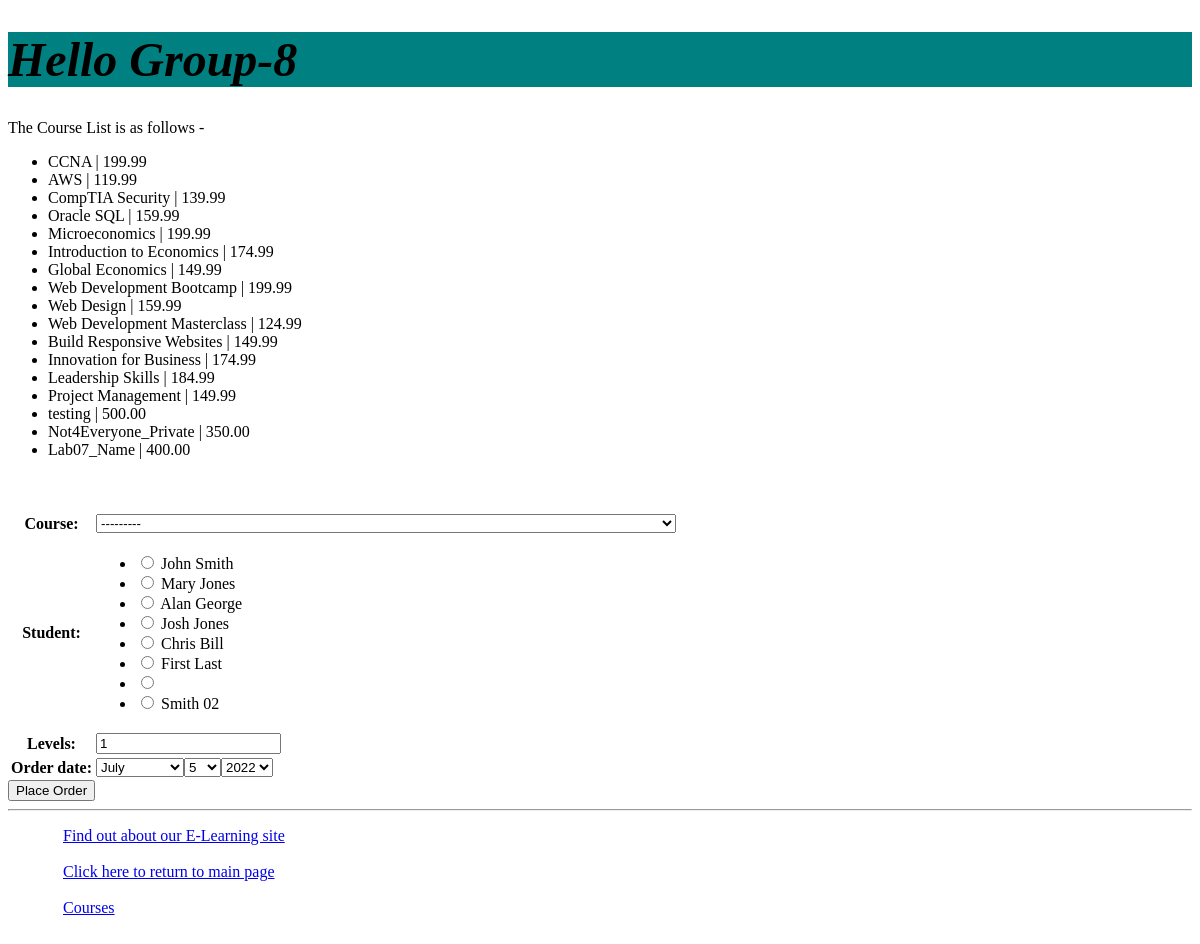
The page /myapp/place_order/ on the database as committed earlier.
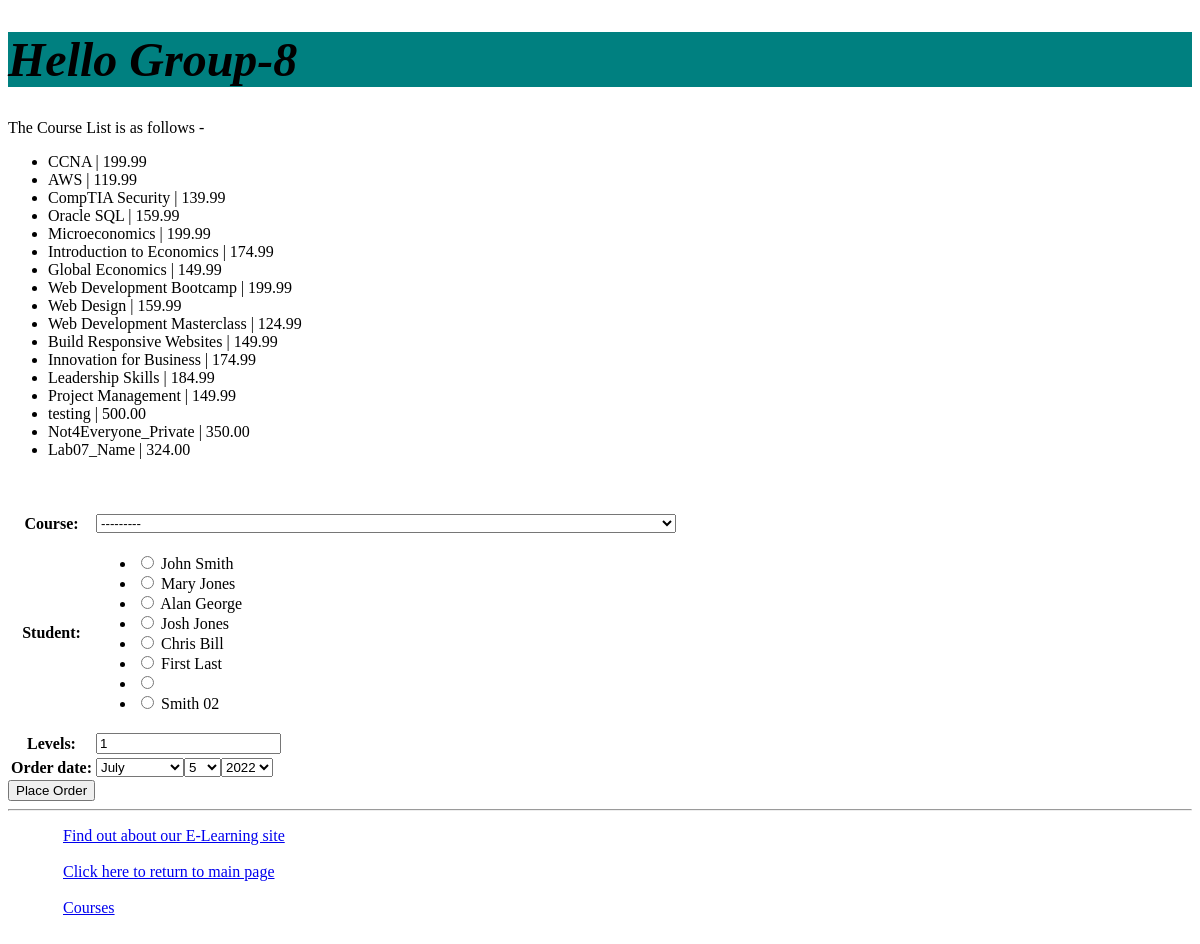
The same page on the database as committed later.
### myapp/models.py (models this page shows, shortened)
class Course(models.Model):
    topic = models.ForeignKey(Topic, related_name='courses', on_delete=models.CASCADE)
    name = models.CharField(max_length=200)
    price = models.DecimalField(max_digits=10, decimal_places=2)
    for_everyone = models.BooleanField(default=True)
    description = models.TextField(max_length=300, null=True, blank=True)
    interested = models.PositiveIntegerField(default=0)
    stages = models.PositiveIntegerField(default=3)
    def __str__(self):
        return self.name + ' - Course Name'  + ' | Topic Name: ' + self.topic.name + ' | Description: ' + self.description

### myapp/views.py (the view)
# urls.py: path(r'place_order/', views.place_order),
def place_order(request):
    msg = ''
    courlist = Course.objects.all()
    if request.method == 'POST':
        form = OrderForm(request.POST)
        if form.is_valid():
            order = form.save(commit=False)
            if order.levels <= order.course.stages:
                order.save()
                msg = 'Your course has been ordered successfully.'
                if order.course.price >= 150:
                    print(order.course.price)
                    order.course.discount()
                    print(order.course.price)
                    order.course.save()
            else:
                msg = 'You exceeded the number of levels for this course.'
            return render(request, 'myapp/order_response.html', {'msg': msg})
    else:
        form = OrderForm()
    return render(request, 'myapp/placeorder.html', {'form': form, 'msg': msg, 'courlist': courlist})

### myapp/forms.py
class OrderForm(forms.ModelForm):
    class Meta:
        model = Order
        fields = ('course', 'student', 'levels', 'order_date')
        widgets = {
            'student': forms.RadioSelect,
            'order_date': forms.SelectDateWidget
        }

### myapp/models.py (called while the page is built)
    def __str__(self):
        return self.first_name + ' ' + self.last_name #+ ' ,School ' + self.school + ', City ' + self.city

### myapp/templates/myapp/placeorder.html (shortened to what this page needs)
{% extends 'myapp/base.html' %}
{% block body_block %}
    <p>The Course List is as follows - </p>
<ul>
    {% for item in courlist %}
    <li> {{ item.name}} | {{ item.price }} </li>
    {% endfor %}
</ul>
    <br><br>
    <form method="post" action="">
        <table>
    {{ form.as_table }}
        </table>
    <input type="submit" value="Place Order"/>
    </form>
{% endblock %}

Rows that differ between the two databases and show on the page:
changed Course "Lab07_Name": price "400.00" → "324.00"
